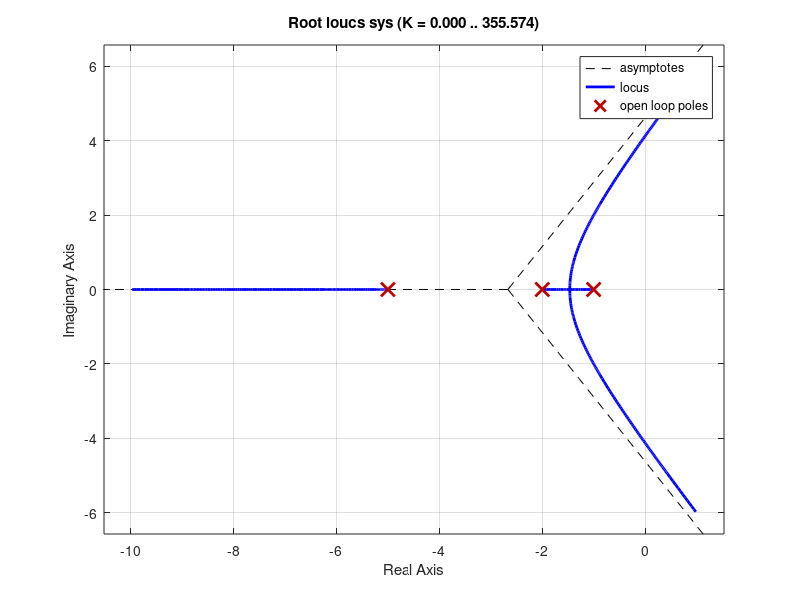

Reproduce this figure in MATLAB. (Note: this script raises an error after producing the figure.)
%% PD and Lead Controller
% Overshoot is 16% and setting time down by factor of 2
clc; clear; close all;
format compact;

s= tf('s');
sys = 1/((s+1)*(s+2)*(s+5));      % uncompensated system
OS = 0.16;                        % Given %OS
zeta = -log(OS)/(pi^2+(log(OS))^2)^0.5;
rlocus(sys);
sgrid(zeta,0);
axis([-10 5 -5 5])
[k,] = rlocfind(sys)
uncomp_sys = k*sys;

%% PD Controller
% From the rlocfind we have to find k and pole = -sigma + j*omega
% Ts_old = 4/sigma ----  Ts_new = Ts_old / factor
% sigma_new = 4 / Ts_new
% omega_new = sigma_new * tan(cos^-1(zeta))
% new_pole = -sigma_new + j*omega_new
% Now find the required angle for the zero
% Find the position of zero. Here zero = -3.73

controller_zero = (s+3.73);
pd_comp_sys = uncomp_sys*(controller_zero);

%let's see the root locus now again
figure()
subplot(211), rlocus(sys),title('Uncompensated Root Locus')
subplot(212), rlocus(pd_comp_sys),title('Root locus after adding pole and zero')

%% Now we need to find k_comp as the shape gets changed
figure();
rlocus(pd_comp_sys);
sgrid(zeta, 0);
[k_comp,] = rlocfind(pd_comp_sys);
axis([-10 5 -5 5])
comp_sys = pd_comp_sys*k_comp;


%% Plotting results for PD controller
t = 0:0.01:50;
R_s = 1;          %  step -->1 ; ramp --> 1/s ; parabola --> 1/s^2

%Uncompensated Response
Open_s = uncomp_sys;
Close_s = Open_s/(1+Open_s);
uncomp_C_s = Close_s*R_s;

% Compensated Response
Open_s = comp_sys;
Close_s = Open_s/(1+Open_s);
comp_C_s = R_s*Close_s;

%Plotting result
figure()
step(uncomp_C_s,t,"r");
hold on
step(comp_C_s,t,'g')
xlabel("Time(Second)"); ylabel("Amplitude");
legend('Uncompensated Response','Compensated response');

%%
%% Lead Compensator
%%
%the difference with PD controller is that for PD, the position of z_c was
%fixed, but in lead, we can place the zero wherever we want and then from
%angle condition we find the location of the pole

%so let us assume we place a controller zero at -2, an open loop pole for
%the ease of calculation, then we find the position of the pole p_c using
%angle condition

%after manual calculation, we find p_c = -8.053

controller_zero = s+2;
controller_pole = 1/(s+8.053);
lead_comp_sys = uncomp_sys*(controller_zero*controller_pole);

%let's see the root locus now again
figure()
subplot(211), rlocus(sys),title('Uncompensated Root Locus')
subplot(212), rlocus(lead_comp_sys),title('Root locus after adding pole and zero')

%% Now we need to find k_comp as the shape gets changed
figure();
rlocus(lead_comp_sys);
sgrid(zeta, 0);
[k_comp_lead,] = rlocfind(lead_comp_sys);
axis([-10 5 -5 5])
comp_sys = lead_comp_sys*k_comp_lead;

%% Plotting results for Lead compensation
t = 0:0.01:50;
R_s = 1;          %  step -->1 ; ramp --> 1/s ; parabola --> 1/s^2

%Uncompensated Response
Open_s = uncomp_sys;
Close_s = Open_s/(1+Open_s);
uncomp_C_s = Close_s*R_s;

% Compensated Response
Open_s = comp_sys;
Close_s = Open_s/(1+Open_s);
comp_C_s = R_s*Close_s;

%Plotting result
figure()
step(uncomp_C_s,t,"r");
hold on
step(comp_C_s,t,'g')
title("Lead Compensation")
xlabel("Time(Second)"); ylabel("Amplitude");
legend('Uncompensated Response','Compensated response');
